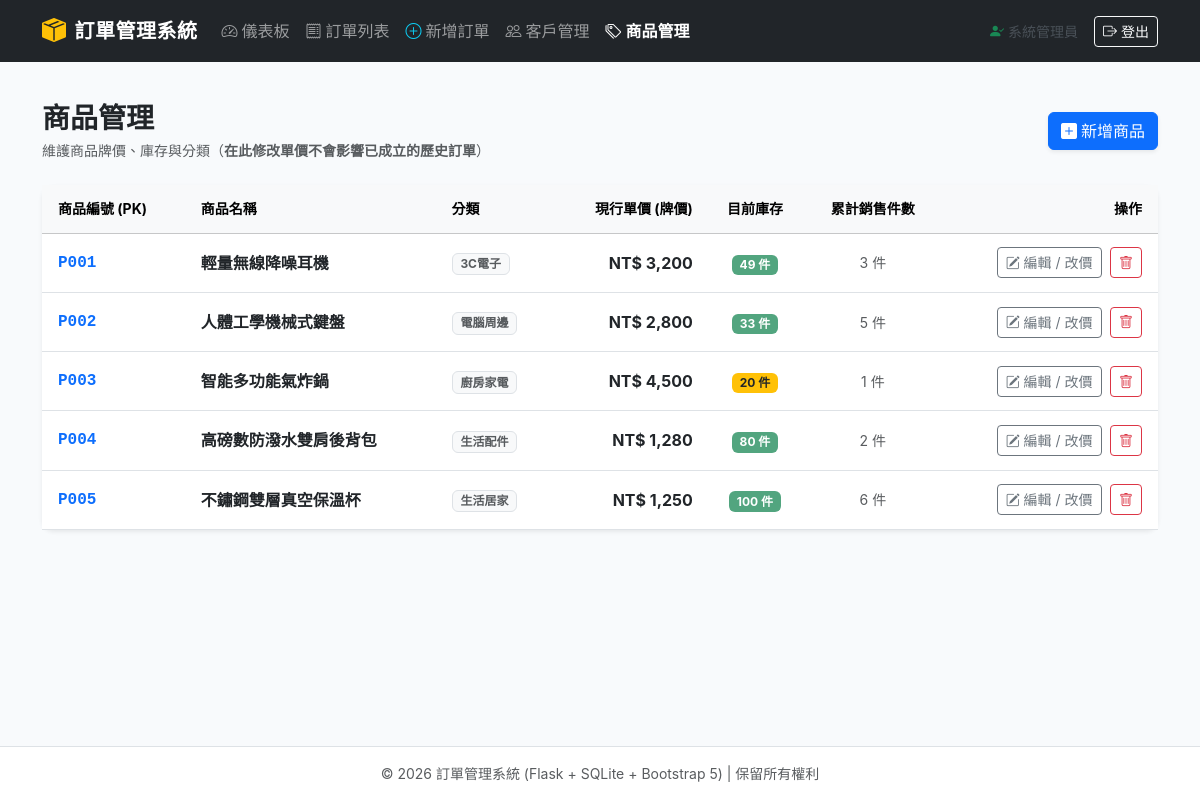
/products (signed in), run on the app's committed database.
### tables this page shows
CREATE TABLE product (
        product_id  TEXT PRIMARY KEY,
        name        TEXT NOT NULL,
        unit_price  REAL NOT NULL CHECK (unit_price >= 0),
        stock       INTEGER NOT NULL CHECK (typeof(stock) = 'integer' AND stock >= 0),
        category    TEXT
    );

### app.py (the view)
@app.route("/products")
@admin_required
def products():
    conn = get_db()
    cursor = conn.cursor()
    cursor.execute("""
    SELECT p.product_id, p.name, p.unit_price, p.stock, p.category,
           COALESCE(SUM(oi.quantity), 0) AS total_sold
    FROM product p
    LEFT JOIN order_item oi ON p.product_id = oi.product_id
    GROUP BY p.product_id
    ORDER BY p.product_id ASC;
    """)
    product_list = cursor.fetchall()
    conn.close()
    return render_template("products.html", products=product_list)

### app.py (called while the page is built)
def get_db():
    conn = sqlite3.connect(DB_PATH)
    conn.row_factory = sqlite3.Row
    conn.execute("PRAGMA foreign_keys = ON;")
    return conn

def admin_required(view):
    @functools.wraps(view)
    def wrapped_view(**kwargs):
        if not session.get("logged_in"):
            flash("請先登入管理員帳號以存取後台管理功能。", "warning")
            return redirect(url_for("login", next=request.path))
        if session.get("role") != "admin":
            flash("權限不足：您目前的身份非系統管理員，無法進入後台！", "danger")
            return redirect(url_for("login"))
        return view(**kwargs)
    return wrapped_view

### templates/products.html (shortened to what this page needs)
{% extends "base.html" %}
{% block content %}
<div class="d-flex justify-content-between align-items-center mb-4">
    <div>
        <h3 class="fw-bold text-dark mb-1">商品管理</h3>
        <p class="text-muted small mb-0">維護商品牌價、庫存與分類（<strong>在此修改單價不會影響已成立的歷史訂單</strong>）</p>
    </div>
    <button type="button" class="btn btn-primary shadow-sm" data-bs-toggle="modal" data-bs-target="#newProductModal">
        <i class="bi bi-plus-square-fill me-1"></i>新增商品
    </button>
</div>
<div class="card shadow-sm">
    <div class="card-body p-0">
        <div class="table-responsive">
            <table class="table table-hover align-middle mb-0">
                <thead class="table-light small text-muted">
                    <tr>
                        <th class="ps-3">商品編號 (PK)</th>
                        <th>商品名稱</th>
                        <th>分類</th>
                        <th class="text-end">現行單價 (牌價)</th>
                        <th class="text-center">目前庫存</th>
                        <th class="text-center">累計銷售件數</th>
                        <th class="text-end pe-3">操作</th>
                    </tr>
                </thead>
                <tbody>
                    {% for p in products %}
                    <tr>
                        <td class="ps-3 fw-bold text-primary font-monospace">{{ p.product_id }}</td>
                        <td class="fw-semibold text-dark">{{ p.name }}</td>
                        <td><span class="badge bg-light text-muted border">{{ p.category or '未分類' }}</span></td>
                        <td class="text-end fw-bold text-dark">
                            NT$ {{ "{:,.0f}".format(p.unit_price) }}
                        </td>
                        <td class="text-center">
                            {% if p.stock <= 0 %}
                                <span class="badge bg-danger">缺貨中 (0)</span>
                            {% elif p.stock < 30 %}
                                <span class="badge bg-warning text-dark">{{ p.stock }} 件</span>
                            {% else %}
                                <span class="badge bg-success bg-opacity-75 text-white">{{ p.stock }} 件</span>
                            {% endif %}
                        </td>
                        <td class="text-center text-muted small">
                            {{ p.total_sold }} 件
                        </td>
                        <td class="text-end pe-3 text-nowrap">
                            <button type="button" class="btn btn-sm btn-outline-secondary me-1"
                                    data-bs-toggle="modal" data-bs-target="#editProductModal-{{ p.product_id }}">
                                <i class="bi bi-pencil-square"></i> 編輯 / 改價
                            </button>
                            <button type="button" class="btn btn-sm btn-outline-danger"
                                    onclick="confirmDeleteProduct('{{ p.product_id }}', '{{ p.name }}')">
                                <i class="bi bi-trash"></i>
                            </button>
                        </td>
                    </tr>
                    {% else %}
                    <tr>
                        <td colspan="7" class="text-center text-muted py-5">目前尚無商品資料</td>
                    </tr>
                    {% endfor %}
                </tbody>
            </table>
        </div>
    </div>
</div>
{% endblock %}

### templates/base.html (style rules this page uses)
:root { --primary-color: #2c3e50; --accent-color: #3498db; --bg-light: #f8fafc; }
body { background-color: var(--bg-light); font-family: -apple-system, BlinkMacSystemFont, "Segoe UI", Roboto, "Helvetica Neue", Arial, "Noto Sans TC", sans-serif; min-height: 100vh; display: flex; flex-direction: column; }
.card { border: none; border-radius: 12px; box-shadow: 0 4px 16px rgba(0, 0, 0, 0.04); transition: all 0.2s ease; }
.table > :not(caption) > * > * { padding: 0.85rem 0.75rem; vertical-align: middle; }

### data on the page
product: product_id "P001", name "輕量無線降噪耳機", category "3C電子", unit_price "3,200", stock "49", total_sold "3"
product: product_id "P002", name "人體工學機械式鍵盤", category "電腦周邊", unit_price "2,800", stock "33", total_sold "5"
product: product_id "P003", name "智能多功能氣炸鍋", category "廚房家電", unit_price "4,500", stock "20", total_sold "1"
product: product_id "P004", name "高磅數防潑水雙肩後背包", category "生活配件", unit_price "1,280", stock "80", total_sold "2"
product: product_id "P005", name "不鏽鋼雙層真空保溫杯", category "生活居家", unit_price "1,250", stock "100", total_sold "6"

### other printed values
{{ session.get('display_name', '管理員') }} "系統管理員"
